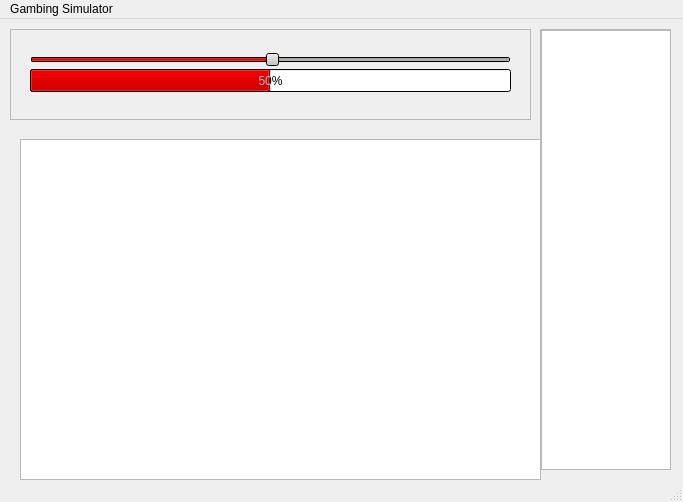
<?xml version="1.0" encoding="UTF-8"?>
<ui version="4.0">
 <class>MainWindow</class>
 <widget class="QMainWindow" name="MainWindow">
  <property name="geometry">
   <rect>
    <x>0</x>
    <y>0</y>
    <width>683</width>
    <height>502</height>
   </rect>
  </property>
  <property name="cursor">
   <cursorShape>ArrowCursor</cursorShape>
  </property>
  <property name="contextMenuPolicy">
   <enum>Qt::CustomContextMenu</enum>
  </property>
  <property name="windowTitle">
   <string>MainWindow</string>
  </property>
  <property name="toolTipDuration">
   <number>5</number>
  </property>
  <widget class="QWidget" name="centralwidget">
   <widget class="QFrame" name="frame">
    <property name="geometry">
     <rect>
      <x>10</x>
      <y>10</y>
      <width>521</width>
      <height>91</height>
     </rect>
    </property>
    <property name="frameShape">
     <enum>QFrame::StyledPanel</enum>
    </property>
    <property name="frameShadow">
     <enum>QFrame::Raised</enum>
    </property>
    <widget class="QSlider" name="horizontalSlider">
     <property name="geometry">
      <rect>
       <x>20</x>
       <y>10</y>
       <width>481</width>
       <height>41</height>
      </rect>
     </property>
     <property name="sizeIncrement">
      <size>
       <width>0</width>
       <height>0</height>
      </size>
     </property>
     <property name="palette">
      <palette>
       <active>
        <colorrole role="WindowText">
         <brush brushstyle="SolidPattern">
          <color alpha="255">
           <red>0</red>
           <green>0</green>
           <blue>0</blue>
          </color>
         </brush>
        </colorrole>
        <colorrole role="Button">
         <brush brushstyle="SolidPattern">
          <color alpha="255">
           <red>186</red>
           <green>189</green>
           <blue>182</blue>
          </color>
         </brush>
        </colorrole>
        <colorrole role="Light">
         <brush brushstyle="SolidPattern">
          <color alpha="255">
           <red>255</red>
           <green>255</green>
           <blue>255</blue>
          </color>
         </brush>
        </colorrole>
        <colorrole role="Midlight">
         <brush brushstyle="SolidPattern">
          <color alpha="255">
           <red>138</red>
           <green>226</green>
           <blue>52</blue>
          </color>
         </brush>
        </colorrole>
        <colorrole role="Dark">
         <brush brushstyle="SolidPattern">
          <color alpha="255">
           <red>119</red>
           <green>20</green>
           <blue>20</blue>
          </color>
         </brush>
        </colorrole>
        <colorrole role="Mid">
         <brush brushstyle="SolidPattern">
          <color alpha="255">
           <red>159</red>
           <green>27</green>
           <blue>27</blue>
          </color>
         </brush>
        </colorrole>
        <colorrole role="Text">
         <brush brushstyle="SolidPattern">
          <color alpha="255">
           <red>0</red>
           <green>0</green>
           <blue>0</blue>
          </color>
         </brush>
        </colorrole>
        <colorrole role="BrightText">
         <brush brushstyle="SolidPattern">
          <color alpha="255">
           <red>255</red>
           <green>255</green>
           <blue>255</blue>
          </color>
         </brush>
        </colorrole>
        <colorrole role="ButtonText">
         <brush brushstyle="SolidPattern">
          <color alpha="255">
           <red>0</red>
           <green>0</green>
           <blue>0</blue>
          </color>
         </brush>
        </colorrole>
        <colorrole role="Base">
         <brush brushstyle="SolidPattern">
          <color alpha="255">
           <red>255</red>
           <green>255</green>
           <blue>255</blue>
          </color>
         </brush>
        </colorrole>
        <colorrole role="Window">
         <brush brushstyle="SolidPattern">
          <color alpha="255">
           <red>0</red>
           <green>0</green>
           <blue>0</blue>
          </color>
         </brush>
        </colorrole>
        <colorrole role="Shadow">
         <brush brushstyle="SolidPattern">
          <color alpha="255">
           <red>0</red>
           <green>0</green>
           <blue>0</blue>
          </color>
         </brush>
        </colorrole>
        <colorrole role="Highlight">
         <brush brushstyle="SolidPattern">
          <color alpha="255">
           <red>204</red>
           <green>0</green>
           <blue>0</blue>
          </color>
         </brush>
        </colorrole>
        <colorrole role="LinkVisited">
         <brush brushstyle="SolidPattern">
          <color alpha="255">
           <red>0</red>
           <green>0</green>
           <blue>0</blue>
          </color>
         </brush>
        </colorrole>
        <colorrole role="AlternateBase">
         <brush brushstyle="SolidPattern">
          <color alpha="255">
           <red>0</red>
           <green>0</green>
           <blue>0</blue>
          </color>
         </brush>
        </colorrole>
        <colorrole role="ToolTipBase">
         <brush brushstyle="SolidPattern">
          <color alpha="255">
           <red>255</red>
           <green>255</green>
           <blue>220</blue>
          </color>
         </brush>
        </colorrole>
        <colorrole role="ToolTipText">
         <brush brushstyle="SolidPattern">
          <color alpha="255">
           <red>0</red>
           <green>0</green>
           <blue>0</blue>
          </color>
         </brush>
        </colorrole>
       </active>
       <inactive>
        <colorrole role="WindowText">
         <brush brushstyle="SolidPattern">
          <color alpha="255">
           <red>0</red>
           <green>0</green>
           <blue>0</blue>
          </color>
         </brush>
        </colorrole>
        <colorrole role="Button">
         <brush brushstyle="SolidPattern">
          <color alpha="255">
           <red>186</red>
           <green>189</green>
           <blue>182</blue>
          </color>
         </brush>
        </colorrole>
        <colorrole role="Light">
         <brush brushstyle="SolidPattern">
          <color alpha="255">
           <red>255</red>
           <green>255</green>
           <blue>255</blue>
          </color>
         </brush>
        </colorrole>
        <colorrole role="Midlight">
         <brush brushstyle="SolidPattern">
          <color alpha="255">
           <red>138</red>
           <green>226</green>
           <blue>52</blue>
          </color>
         </brush>
        </colorrole>
        <colorrole role="Dark">
         <brush brushstyle="SolidPattern">
          <color alpha="255">
           <red>119</red>
           <green>20</green>
           <blue>20</blue>
          </color>
         </brush>
        </colorrole>
        <colorrole role="Mid">
         <brush brushstyle="SolidPattern">
          <color alpha="255">
           <red>159</red>
           <green>27</green>
           <blue>27</blue>
          </color>
         </brush>
        </colorrole>
        <colorrole role="Text">
         <brush brushstyle="SolidPattern">
          <color alpha="255">
           <red>0</red>
           <green>0</green>
           <blue>0</blue>
          </color>
         </brush>
        </colorrole>
        <colorrole role="BrightText">
         <brush brushstyle="SolidPattern">
          <color alpha="255">
           <red>255</red>
           <green>255</green>
           <blue>255</blue>
          </color>
         </brush>
        </colorrole>
        <colorrole role="ButtonText">
         <brush brushstyle="SolidPattern">
          <color alpha="255">
           <red>0</red>
           <green>0</green>
           <blue>0</blue>
          </color>
         </brush>
        </colorrole>
        <colorrole role="Base">
         <brush brushstyle="SolidPattern">
          <color alpha="255">
           <red>255</red>
           <green>255</green>
           <blue>255</blue>
          </color>
         </brush>
        </colorrole>
        <colorrole role="Window">
         <brush brushstyle="SolidPattern">
          <color alpha="255">
           <red>0</red>
           <green>0</green>
           <blue>0</blue>
          </color>
         </brush>
        </colorrole>
        <colorrole role="Shadow">
         <brush brushstyle="SolidPattern">
          <color alpha="255">
           <red>0</red>
           <green>0</green>
           <blue>0</blue>
          </color>
         </brush>
        </colorrole>
        <colorrole role="Highlight">
         <brush brushstyle="SolidPattern">
          <color alpha="255">
           <red>204</red>
           <green>0</green>
           <blue>0</blue>
          </color>
         </brush>
        </colorrole>
        <colorrole role="LinkVisited">
         <brush brushstyle="SolidPattern">
          <color alpha="255">
           <red>0</red>
           <green>0</green>
           <blue>0</blue>
          </color>
         </brush>
        </colorrole>
        <colorrole role="AlternateBase">
         <brush brushstyle="SolidPattern">
          <color alpha="255">
           <red>0</red>
           <green>0</green>
           <blue>0</blue>
          </color>
         </brush>
        </colorrole>
        <colorrole role="ToolTipBase">
         <brush brushstyle="SolidPattern">
          <color alpha="255">
           <red>255</red>
           <green>255</green>
           <blue>220</blue>
          </color>
         </brush>
        </colorrole>
        <colorrole role="ToolTipText">
         <brush brushstyle="SolidPattern">
          <color alpha="255">
           <red>0</red>
           <green>0</green>
           <blue>0</blue>
          </color>
         </brush>
        </colorrole>
       </inactive>
       <disabled>
        <colorrole role="WindowText">
         <brush brushstyle="SolidPattern">
          <color alpha="255">
           <red>119</red>
           <green>20</green>
           <blue>20</blue>
          </color>
         </brush>
        </colorrole>
        <colorrole role="Button">
         <brush brushstyle="SolidPattern">
          <color alpha="255">
           <red>186</red>
           <green>189</green>
           <blue>182</blue>
          </color>
         </brush>
        </colorrole>
        <colorrole role="Light">
         <brush brushstyle="SolidPattern">
          <color alpha="255">
           <red>255</red>
           <green>255</green>
           <blue>255</blue>
          </color>
         </brush>
        </colorrole>
        <colorrole role="Midlight">
         <brush brushstyle="SolidPattern">
          <color alpha="255">
           <red>138</red>
           <green>226</green>
           <blue>52</blue>
          </color>
         </brush>
        </colorrole>
        <colorrole role="Dark">
         <brush brushstyle="SolidPattern">
          <color alpha="255">
           <red>119</red>
           <green>20</green>
           <blue>20</blue>
          </color>
         </brush>
        </colorrole>
        <colorrole role="Mid">
         <brush brushstyle="SolidPattern">
          <color alpha="255">
           <red>159</red>
           <green>27</green>
           <blue>27</blue>
          </color>
         </brush>
        </colorrole>
        <colorrole role="Text">
         <brush brushstyle="SolidPattern">
          <color alpha="255">
           <red>119</red>
           <green>20</green>
           <blue>20</blue>
          </color>
         </brush>
        </colorrole>
        <colorrole role="BrightText">
         <brush brushstyle="SolidPattern">
          <color alpha="255">
           <red>255</red>
           <green>255</green>
           <blue>255</blue>
          </color>
         </brush>
        </colorrole>
        <colorrole role="ButtonText">
         <brush brushstyle="SolidPattern">
          <color alpha="255">
           <red>119</red>
           <green>20</green>
           <blue>20</blue>
          </color>
         </brush>
        </colorrole>
        <colorrole role="Base">
         <brush brushstyle="SolidPattern">
          <color alpha="255">
           <red>0</red>
           <green>0</green>
           <blue>0</blue>
          </color>
         </brush>
        </colorrole>
        <colorrole role="Window">
         <brush brushstyle="SolidPattern">
          <color alpha="255">
           <red>0</red>
           <green>0</green>
           <blue>0</blue>
          </color>
         </brush>
        </colorrole>
        <colorrole role="Shadow">
         <brush brushstyle="SolidPattern">
          <color alpha="255">
           <red>0</red>
           <green>0</green>
           <blue>0</blue>
          </color>
         </brush>
        </colorrole>
        <colorrole role="Highlight">
         <brush brushstyle="SolidPattern">
          <color alpha="255">
           <red>145</red>
           <green>141</green>
           <blue>126</blue>
          </color>
         </brush>
        </colorrole>
        <colorrole role="LinkVisited">
         <brush brushstyle="SolidPattern">
          <color alpha="255">
           <red>0</red>
           <green>0</green>
           <blue>0</blue>
          </color>
         </brush>
        </colorrole>
        <colorrole role="AlternateBase">
         <brush brushstyle="SolidPattern">
          <color alpha="255">
           <red>0</red>
           <green>0</green>
           <blue>0</blue>
          </color>
         </brush>
        </colorrole>
        <colorrole role="ToolTipBase">
         <brush brushstyle="SolidPattern">
          <color alpha="255">
           <red>255</red>
           <green>255</green>
           <blue>220</blue>
          </color>
         </brush>
        </colorrole>
        <colorrole role="ToolTipText">
         <brush brushstyle="SolidPattern">
          <color alpha="255">
           <red>0</red>
           <green>0</green>
           <blue>0</blue>
          </color>
         </brush>
        </colorrole>
       </disabled>
      </palette>
     </property>
     <property name="autoFillBackground">
      <bool>false</bool>
     </property>
     <property name="value">
      <number>50</number>
     </property>
     <property name="sliderPosition">
      <number>50</number>
     </property>
     <property name="tracking">
      <bool>true</bool>
     </property>
     <property name="orientation">
      <enum>Qt::Horizontal</enum>
     </property>
    </widget>
    <widget class="QProgressBar" name="progressBar">
     <property name="geometry">
      <rect>
       <x>20</x>
       <y>40</y>
       <width>481</width>
       <height>23</height>
      </rect>
     </property>
     <property name="palette">
      <palette>
       <active>
        <colorrole role="WindowText">
         <brush brushstyle="SolidPattern">
          <color alpha="255">
           <red>0</red>
           <green>0</green>
           <blue>0</blue>
          </color>
         </brush>
        </colorrole>
        <colorrole role="Button">
         <brush brushstyle="SolidPattern">
          <color alpha="255">
           <red>186</red>
           <green>189</green>
           <blue>182</blue>
          </color>
         </brush>
        </colorrole>
        <colorrole role="Light">
         <brush brushstyle="SolidPattern">
          <color alpha="255">
           <red>255</red>
           <green>51</green>
           <blue>51</blue>
          </color>
         </brush>
        </colorrole>
        <colorrole role="Midlight">
         <brush brushstyle="SolidPattern">
          <color alpha="255">
           <red>229</red>
           <green>25</green>
           <blue>25</blue>
          </color>
         </brush>
        </colorrole>
        <colorrole role="Dark">
         <brush brushstyle="SolidPattern">
          <color alpha="255">
           <red>102</red>
           <green>0</green>
           <blue>0</blue>
          </color>
         </brush>
        </colorrole>
        <colorrole role="Mid">
         <brush brushstyle="SolidPattern">
          <color alpha="255">
           <red>136</red>
           <green>0</green>
           <blue>0</blue>
          </color>
         </brush>
        </colorrole>
        <colorrole role="Text">
         <brush brushstyle="SolidPattern">
          <color alpha="255">
           <red>0</red>
           <green>0</green>
           <blue>0</blue>
          </color>
         </brush>
        </colorrole>
        <colorrole role="BrightText">
         <brush brushstyle="SolidPattern">
          <color alpha="255">
           <red>186</red>
           <green>189</green>
           <blue>182</blue>
          </color>
         </brush>
        </colorrole>
        <colorrole role="ButtonText">
         <brush brushstyle="SolidPattern">
          <color alpha="255">
           <red>0</red>
           <green>0</green>
           <blue>0</blue>
          </color>
         </brush>
        </colorrole>
        <colorrole role="Base">
         <brush brushstyle="SolidPattern">
          <color alpha="255">
           <red>255</red>
           <green>255</green>
           <blue>255</blue>
          </color>
         </brush>
        </colorrole>
        <colorrole role="Window">
         <brush brushstyle="SolidPattern">
          <color alpha="255">
           <red>0</red>
           <green>0</green>
           <blue>0</blue>
          </color>
         </brush>
        </colorrole>
        <colorrole role="Shadow">
         <brush brushstyle="SolidPattern">
          <color alpha="255">
           <red>0</red>
           <green>0</green>
           <blue>0</blue>
          </color>
         </brush>
        </colorrole>
        <colorrole role="Highlight">
         <brush brushstyle="SolidPattern">
          <color alpha="255">
           <red>204</red>
           <green>0</green>
           <blue>0</blue>
          </color>
         </brush>
        </colorrole>
        <colorrole role="HighlightedText">
         <brush brushstyle="SolidPattern">
          <color alpha="255">
           <red>186</red>
           <green>189</green>
           <blue>182</blue>
          </color>
         </brush>
        </colorrole>
        <colorrole role="AlternateBase">
         <brush brushstyle="SolidPattern">
          <color alpha="255">
           <red>229</red>
           <green>127</green>
           <blue>127</blue>
          </color>
         </brush>
        </colorrole>
        <colorrole role="NoRole">
         <brush brushstyle="SolidPattern">
          <color alpha="255">
           <red>186</red>
           <green>189</green>
           <blue>182</blue>
          </color>
         </brush>
        </colorrole>
        <colorrole role="ToolTipBase">
         <brush brushstyle="SolidPattern">
          <color alpha="255">
           <red>186</red>
           <green>189</green>
           <blue>182</blue>
          </color>
         </brush>
        </colorrole>
        <colorrole role="ToolTipText">
         <brush brushstyle="SolidPattern">
          <color alpha="255">
           <red>0</red>
           <green>0</green>
           <blue>0</blue>
          </color>
         </brush>
        </colorrole>
       </active>
       <inactive>
        <colorrole role="WindowText">
         <brush brushstyle="SolidPattern">
          <color alpha="255">
           <red>0</red>
           <green>0</green>
           <blue>0</blue>
          </color>
         </brush>
        </colorrole>
        <colorrole role="Button">
         <brush brushstyle="SolidPattern">
          <color alpha="255">
           <red>186</red>
           <green>189</green>
           <blue>182</blue>
          </color>
         </brush>
        </colorrole>
        <colorrole role="Light">
         <brush brushstyle="SolidPattern">
          <color alpha="255">
           <red>255</red>
           <green>51</green>
           <blue>51</blue>
          </color>
         </brush>
        </colorrole>
        <colorrole role="Midlight">
         <brush brushstyle="SolidPattern">
          <color alpha="255">
           <red>229</red>
           <green>25</green>
           <blue>25</blue>
          </color>
         </brush>
        </colorrole>
        <colorrole role="Dark">
         <brush brushstyle="SolidPattern">
          <color alpha="255">
           <red>102</red>
           <green>0</green>
           <blue>0</blue>
          </color>
         </brush>
        </colorrole>
        <colorrole role="Mid">
         <brush brushstyle="SolidPattern">
          <color alpha="255">
           <red>136</red>
           <green>0</green>
           <blue>0</blue>
          </color>
         </brush>
        </colorrole>
        <colorrole role="Text">
         <brush brushstyle="SolidPattern">
          <color alpha="255">
           <red>0</red>
           <green>0</green>
           <blue>0</blue>
          </color>
         </brush>
        </colorrole>
        <colorrole role="BrightText">
         <brush brushstyle="SolidPattern">
          <color alpha="255">
           <red>186</red>
           <green>189</green>
           <blue>182</blue>
          </color>
         </brush>
        </colorrole>
        <colorrole role="ButtonText">
         <brush brushstyle="SolidPattern">
          <color alpha="255">
           <red>0</red>
           <green>0</green>
           <blue>0</blue>
          </color>
         </brush>
        </colorrole>
        <colorrole role="Base">
         <brush brushstyle="SolidPattern">
          <color alpha="255">
           <red>255</red>
           <green>255</green>
           <blue>255</blue>
          </color>
         </brush>
        </colorrole>
        <colorrole role="Window">
         <brush brushstyle="SolidPattern">
          <color alpha="255">
           <red>0</red>
           <green>0</green>
           <blue>0</blue>
          </color>
         </brush>
        </colorrole>
        <colorrole role="Shadow">
         <brush brushstyle="SolidPattern">
          <color alpha="255">
           <red>0</red>
           <green>0</green>
           <blue>0</blue>
          </color>
         </brush>
        </colorrole>
        <colorrole role="Highlight">
         <brush brushstyle="SolidPattern">
          <color alpha="255">
           <red>204</red>
           <green>0</green>
           <blue>0</blue>
          </color>
         </brush>
        </colorrole>
        <colorrole role="HighlightedText">
         <brush brushstyle="SolidPattern">
          <color alpha="255">
           <red>186</red>
           <green>189</green>
           <blue>182</blue>
          </color>
         </brush>
        </colorrole>
        <colorrole role="AlternateBase">
         <brush brushstyle="SolidPattern">
          <color alpha="255">
           <red>229</red>
           <green>127</green>
           <blue>127</blue>
          </color>
         </brush>
        </colorrole>
        <colorrole role="NoRole">
         <brush brushstyle="SolidPattern">
          <color alpha="255">
           <red>186</red>
           <green>189</green>
           <blue>182</blue>
          </color>
         </brush>
        </colorrole>
        <colorrole role="ToolTipBase">
         <brush brushstyle="SolidPattern">
          <color alpha="255">
           <red>186</red>
           <green>189</green>
           <blue>182</blue>
          </color>
         </brush>
        </colorrole>
        <colorrole role="ToolTipText">
         <brush brushstyle="SolidPattern">
          <color alpha="255">
           <red>0</red>
           <green>0</green>
           <blue>0</blue>
          </color>
         </brush>
        </colorrole>
       </inactive>
       <disabled>
        <colorrole role="WindowText">
         <brush brushstyle="SolidPattern">
          <color alpha="255">
           <red>102</red>
           <green>0</green>
           <blue>0</blue>
          </color>
         </brush>
        </colorrole>
        <colorrole role="Button">
         <brush brushstyle="SolidPattern">
          <color alpha="255">
           <red>186</red>
           <green>189</green>
           <blue>182</blue>
          </color>
         </brush>
        </colorrole>
        <colorrole role="Light">
         <brush brushstyle="SolidPattern">
          <color alpha="255">
           <red>255</red>
           <green>51</green>
           <blue>51</blue>
          </color>
         </brush>
        </colorrole>
        <colorrole role="Midlight">
         <brush brushstyle="SolidPattern">
          <color alpha="255">
           <red>229</red>
           <green>25</green>
           <blue>25</blue>
          </color>
         </brush>
        </colorrole>
        <colorrole role="Dark">
         <brush brushstyle="SolidPattern">
          <color alpha="255">
           <red>102</red>
           <green>0</green>
           <blue>0</blue>
          </color>
         </brush>
        </colorrole>
        <colorrole role="Mid">
         <brush brushstyle="SolidPattern">
          <color alpha="255">
           <red>136</red>
           <green>0</green>
           <blue>0</blue>
          </color>
         </brush>
        </colorrole>
        <colorrole role="Text">
         <brush brushstyle="SolidPattern">
          <color alpha="255">
           <red>102</red>
           <green>0</green>
           <blue>0</blue>
          </color>
         </brush>
        </colorrole>
        <colorrole role="BrightText">
         <brush brushstyle="SolidPattern">
          <color alpha="255">
           <red>186</red>
           <green>189</green>
           <blue>182</blue>
          </color>
         </brush>
        </colorrole>
        <colorrole role="ButtonText">
         <brush brushstyle="SolidPattern">
          <color alpha="255">
           <red>102</red>
           <green>0</green>
           <blue>0</blue>
          </color>
         </brush>
        </colorrole>
        <colorrole role="Base">
         <brush brushstyle="SolidPattern">
          <color alpha="255">
           <red>0</red>
           <green>0</green>
           <blue>0</blue>
          </color>
         </brush>
        </colorrole>
        <colorrole role="Window">
         <brush brushstyle="SolidPattern">
          <color alpha="255">
           <red>0</red>
           <green>0</green>
           <blue>0</blue>
          </color>
         </brush>
        </colorrole>
        <colorrole role="Shadow">
         <brush brushstyle="SolidPattern">
          <color alpha="255">
           <red>0</red>
           <green>0</green>
           <blue>0</blue>
          </color>
         </brush>
        </colorrole>
        <colorrole role="Highlight">
         <brush brushstyle="SolidPattern">
          <color alpha="255">
           <red>145</red>
           <green>141</green>
           <blue>126</blue>
          </color>
         </brush>
        </colorrole>
        <colorrole role="HighlightedText">
         <brush brushstyle="SolidPattern">
          <color alpha="255">
           <red>186</red>
           <green>189</green>
           <blue>182</blue>
          </color>
         </brush>
        </colorrole>
        <colorrole role="AlternateBase">
         <brush brushstyle="SolidPattern">
          <color alpha="255">
           <red>204</red>
           <green>0</green>
           <blue>0</blue>
          </color>
         </brush>
        </colorrole>
        <colorrole role="NoRole">
         <brush brushstyle="SolidPattern">
          <color alpha="255">
           <red>186</red>
           <green>189</green>
           <blue>182</blue>
          </color>
         </brush>
        </colorrole>
        <colorrole role="ToolTipBase">
         <brush brushstyle="SolidPattern">
          <color alpha="255">
           <red>186</red>
           <green>189</green>
           <blue>182</blue>
          </color>
         </brush>
        </colorrole>
        <colorrole role="ToolTipText">
         <brush brushstyle="SolidPattern">
          <color alpha="255">
           <red>0</red>
           <green>0</green>
           <blue>0</blue>
          </color>
         </brush>
        </colorrole>
       </disabled>
      </palette>
     </property>
     <property name="value">
      <number>50</number>
     </property>
    </widget>
   </widget>
   <widget class="QScrollArea" name="scrollArea">
    <property name="geometry">
     <rect>
      <x>540</x>
      <y>10</y>
      <width>131</width>
      <height>441</height>
     </rect>
    </property>
    <property name="widgetResizable">
     <bool>true</bool>
    </property>
    <widget class="QWidget" name="scrollAreaWidgetContents">
     <property name="geometry">
      <rect>
       <x>0</x>
       <y>0</y>
       <width>129</width>
       <height>439</height>
      </rect>
     </property>
     <widget class="QListView" name="listView">
      <property name="geometry">
       <rect>
        <x>0</x>
        <y>0</y>
        <width>131</width>
        <height>441</height>
       </rect>
      </property>
     </widget>
    </widget>
   </widget>
   <widget class="QTextBrowser" name="textBrowser">
    <property name="geometry">
     <rect>
      <x>20</x>
      <y>120</y>
      <width>521</width>
      <height>341</height>
     </rect>
    </property>
    <property name="verticalScrollBarPolicy">
     <enum>Qt::ScrollBarAlwaysOff</enum>
    </property>
    <property name="horizontalScrollBarPolicy">
     <enum>Qt::ScrollBarAlwaysOff</enum>
    </property>
   </widget>
  </widget>
  <widget class="QMenuBar" name="menubar">
   <property name="geometry">
    <rect>
     <x>0</x>
     <y>0</y>
     <width>683</width>
     <height>22</height>
    </rect>
   </property>
   <widget class="QMenu" name="menuGambing_Simulator">
    <property name="title">
     <string>Gambing Simulator</string>
    </property>
   </widget>
   <addaction name="menuGambing_Simulator"/>
  </widget>
  <widget class="QStatusBar" name="statusbar"/>
 </widget>
 <resources/>
 <connections/>
</ui>
